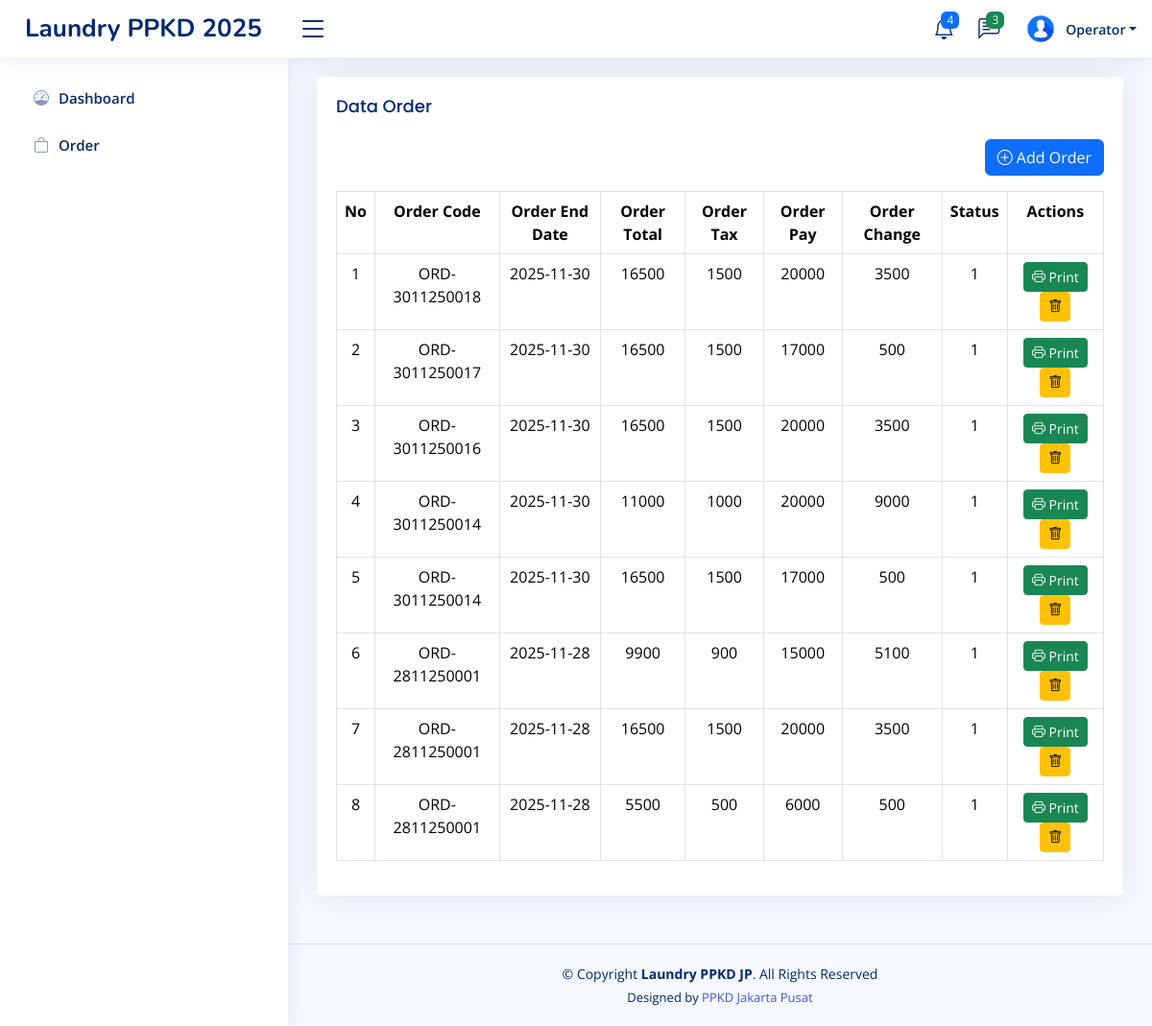
Page /home.php?page=order (signed in) on the earlier database version.
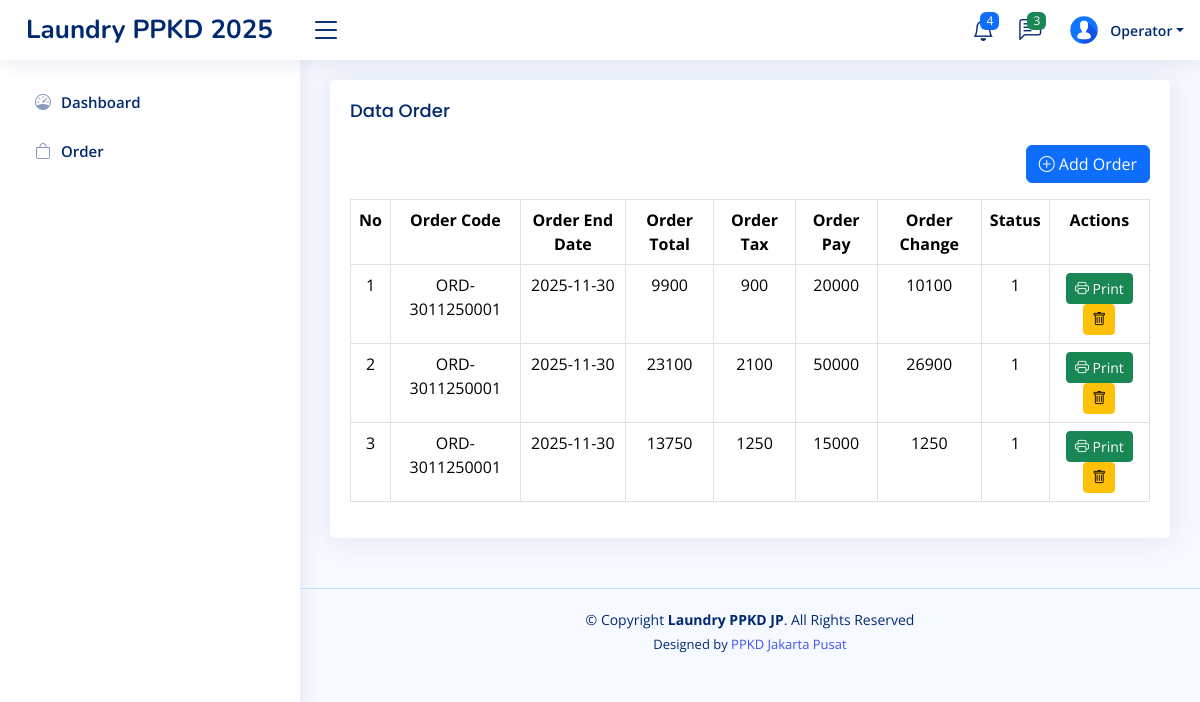
Same page on the later database version.
### tables this page shows
CREATE TABLE `level_menus` (
  `id` int(11) NOT NULL,
  `level_id` int(11) NOT NULL,
  `menu_id` int(11) NOT NULL,
  `created_at` timestamp NOT NULL DEFAULT current_timestamp(),
  `updated_at` timestamp NULL DEFAULT NULL ON UPDATE current_timestamp()
);

CREATE TABLE `menus` (
  `id` int(11) NOT NULL,
  `name` varchar(30) NOT NULL,
  `icon` varchar(30) NOT NULL,
  `link` varchar(30) NOT NULL,
  `order` int(11) NOT NULL,
  `created_at` timestamp NOT NULL DEFAULT current_timestamp(),
  `updated_at` timestamp NULL DEFAULT NULL ON UPDATE current_timestamp()
);

CREATE TABLE `trans_orders` (
  `id` int(11) NOT NULL,
  `customer_id` int(11) NOT NULL,
  `order_code` varchar(20) NOT NULL,
  `order_end_date` date NOT NULL,
  `order_status` tinyint(1) NOT NULL DEFAULT 0,
  `order_pay` int(11) NOT NULL,
  `order_change` int(11) NOT NULL,
  `order_tax` int(11) NOT NULL,
  `order_total` int(11) NOT NULL,
  `created_at` timestamp NOT NULL DEFAULT current_timestamp(),
  `updated_at` timestamp NULL DEFAULT NULL ON UPDATE current_timestamp()
);

### pages/order.php (the view, shortened to what this page needs)
<?php
$query = mysqli_query($config, "SELECT c.name, `to`.* FROM trans_orders `to` LEFT JOIN customers c ON c.id = `to`.customer_id ORDER BY id DESC");
$rows = mysqli_fetch_all($query, MYSQLI_ASSOC);
?>
<body>
    <div class="row">
        <div class="col-sm-12">
            <div class="card">
                <div class="card-body">
                    <h3 class="card-title">Data Order</h3>
                    <div class="d-flex justify-content-end mb-3 mt-2">
                        <a class="btn btn-primary" href="pos/add-order.php"><i class="bi bi-plus-circle"></i> Add
                            Order</a>
                    </div>
                    <table class="table table-bordered">
                        <tr class="text-center">
                            <th>No</th>
                            <th>Order Code</th>
                            <th>Order End Date</th>
                            <th>Order Total</th>
                            <th>Order Tax</th>
                            <th>Order Pay</th>
                            <th>Order Change</th>
                            <th>Status</th>
                            <th>Actions</th>
                        </tr>
                        <?php foreach ($rows as $key => $v) {
                        ?>
                            <tr class="text-center">
                                <td><?php echo $key + 1 ?></td>
                                <td><?php echo $v['order_code'] ?></td>
                                <td><?php echo $v['order_end_date'] ?></td>
                                <td><?php echo $v['order_total'] ?></td>
                                <td><?php echo $v['order_tax'] ?></td>
                                <td><?php echo $v['order_pay'] ?></td>
                                <td><?php echo $v['order_change'] ?></td>
                                <td><?php echo $v['order_status'] ?></td>
                                <td>
                                    <a href="pos/print.php?id=<?php echo $v['id'] ?>" class="btn btn-success btn-sm"><i
                                            class="bi bi-printer"></i> Print</a>
                                    <a href="?page=order&delete=<?php echo $v['id'] ?>"
                                        onclick="return confirm('Are you sure you want to delete this data?')"
                                        class="btn btn-warning btn-sm"><i class="bi bi-trash"></i></a>
                                </td>
                            </tr>
                        <?php
                        }
                        ?>
                    </table>
                </div>
            </div>
        </div>
    </div>
</body>

### home.php (shortened to what this page needs)
<?php
include 'config/config.php';
?>
<!DOCTYPE html>
<html lang="en">
<head>
    <link href="assets/vendor/bootstrap/css/bootstrap.min.css" rel="stylesheet">
    <link href="assets/vendor/bootstrap-icons/bootstrap-icons.css" rel="stylesheet">
    <link href="assets/vendor/boxicons/css/boxicons.min.css" rel="stylesheet">
    <link href="assets/vendor/quill/quill.snow.css" rel="stylesheet">
    <link href="assets/vendor/quill/quill.bubble.css" rel="stylesheet">
    <link href="assets/vendor/remixicon/remixicon.css" rel="stylesheet">
    <link href="assets/vendor/simple-datatables/style.css" rel="stylesheet">
    <link href="assets/css/style.css" rel="stylesheet">
</head>
<body>
    <?php include 'inc/header.php' ?>
    <?php include 'inc/sidebar.php' ?>
    <main id="main" class="main">
        <?php
        if (isset($_GET['page'])) {
            if (file_exists('pages/' . $_GET['page'] . '.php')) {
                include 'pages/' . $_GET['page'] . '.php';
            } else {
                include 'pages/notfound.php';
            }
        } else {
            include 'pages/dashboard.php';
        }
        ?>
    </main>
    <footer id="footer" class="footer">
        <div class="copyright">
            &copy; Copyright <strong><span>Laundry PPKD JP</span></strong>. All Rights Reserved
        </div>
        <div class="credits">
            Designed by <a href="https://bootstrapmade.com/">PPKD Jakarta Pusat</a>
        </div>
    </footer>
</body>
</html>

### inc/header.php (shortened to what this page needs)
<header id="header" class="header fixed-top d-flex align-items-center">
    <div class="d-flex align-items-center justify-content-between">
        <a href="?page=dashboard" class="logo d-flex align-items-center">
            <span class="d-none d-lg-block">Laundry PPKD 2025</span>
        </a>
        <i class="bi bi-list toggle-sidebar-btn"></i>
    </div>
    <nav class="header-nav ms-auto">
        <ul class="d-flex align-items-center">
            <li class="nav-item dropdown">
                <a class="nav-link nav-icon" href="#" data-bs-toggle="dropdown">
                    <i class="bi bi-bell"></i>
                    <span class="badge bg-primary badge-number">4</span>
                </a>
            </li>
            <li class="nav-item dropdown">
                <a class="nav-link nav-icon" href="#" data-bs-toggle="dropdown">
                    <i class="bi bi-chat-left-text"></i>
                    <span class="badge bg-success badge-number">3</span>
                </a>
            </li>
            <li class="nav-item dropdown pe-3">
                <a class="nav-link nav-profile d-flex align-items-center pe-0" href="#" data-bs-toggle="dropdown">
                    <img src="../assets/img/profile-img.jpg" alt="profile" class="rounded-circle">
                    <span class="d-none d-md-block dropdown-toggle ps-2"><?php echo $_SESSION['NAME'] ?? '' ?></span>
                </a>
            </li>
        </ul>
    </nav>
</header>

### inc/sidebar.php
<?php
$level_id = $_SESSION['LEVEL_ID'] ?? '';
$querylevelMenu = mysqli_query($config, "SELECT * FROM menus JOIN level_menus ON menus.id = level_menus.menu_id WHERE level_id = '$level_id' ORDER BY `order` ASC");
$rowLevelMenus = mysqli_fetch_all($querylevelMenu, MYSQLI_ASSOC);
?>
<aside id="sidebar" class="sidebar">
    <ul class="sidebar-nav" id="sidebar-nav">
        <?php foreach ($rowLevelMenus as $rowLevelMenu): ?>
            <li class="nav-item">
                <a class="nav-link collapsed" href="?page=<?= $rowLevelMenu['link'] ?>">
                    <i class="<?= $rowLevelMenu['icon'] ?>"></i>
                    <span><?= $rowLevelMenu['name'] ?></span>
                </a>
            </li>
        <?php endforeach ?>
</aside>

### assets/css/style.css (style rules this page uses)
:root { scroll-behavior: smooth; }
body { font-family: "Open Sans", sans-serif; background: #f6f9ff; color: #444444; }
a { color: #4154f1; text-decoration: none; }
h1, h2, h3, h4, h5, h6 { font-family: "Nunito", sans-serif; }
#main { margin-top: 60px; padding: 20px 30px; transition: all 0.3s; }
.card { margin-bottom: 30px; border: none; border-radius: 5px; box-shadow: 0px 0 30px rgba(1, 41, 112, 0.1); }
.card-title { padding: 20px 0 15px 0; font-size: 18px; font-weight: 500; color: #012970; font-family: "Poppins", sans-serif; }
.card-body { padding: 0 20px 20px 20px; }
.logo { line-height: 1; }
@media (min-width: 1200px) { .logo { width: 280px; } }
.logo span { font-size: 26px; font-weight: 700; color: #012970; font-family: "Nunito", sans-serif; }
.header { transition: all 0.5s; z-index: 997; height: 60px; box-shadow: 0px 2px 20px rgba(1, 41, 112, 0.1); background-color: #fff; padding-left: 20px; }
.header .toggle-sidebar-btn { font-size: 32px; padding-left: 10px; cursor: pointer; color: #012970; }
.header-nav ul { list-style: none; }
.header-nav>ul { margin: 0; padding: 0; }
.header-nav .nav-icon { font-size: 22px; color: #012970; margin-right: 25px; position: relative; }
.header-nav .nav-profile { color: #012970; }
.header-nav .nav-profile img { max-height: 36px; }
.header-nav .nav-profile span { font-size: 14px; font-weight: 600; }
.header-nav .badge-number { position: absolute; inset: -2px -5px auto auto; font-weight: normal; font-size: 12px; padding: 3px 6px; }
.sidebar { position: fixed; top: 60px; left: 0; bottom: 0; width: 300px; z-index: 996; transition: all 0.3s; padding: 20px; overflow-y: auto; scrollbar-width: thin; scrollbar-color: #aab7cf transparent; box-shadow: 0px 0px 20px rgba(1, 41, 112, 0.1); background-color: #fff; }
@media (min-width: 1200px) { #main, #footer { margin-left: 300px; } }
.sidebar-nav { padding: 0; margin: 0; list-style: none; }
.sidebar-nav li { padding: 0; margin: 0; list-style: none; }
.sidebar-nav .nav-item { margin-bottom: 5px; }
.sidebar-nav .nav-link { display: flex; align-items: center; font-size: 15px; font-weight: 600; color: #4154f1; transition: 0.3; background: #f6f9ff; padding: 10px 15px; border-radius: 4px; }
.sidebar-nav .nav-link i { font-size: 16px; margin-right: 10px; color: #4154f1; }
.sidebar-nav .nav-link.collapsed { color: #012970; background: #fff; }
.sidebar-nav .nav-link.collapsed i { color: #899bbd; }
.footer { padding: 20px 0; font-size: 14px; transition: all 0.3s; border-top: 1px solid #cddfff; }
.footer .copyright { text-align: center; color: #012970; }
.footer .credits { padding-top: 5px; text-align: center; font-size: 13px; color: #012970; }

Differences in the rows shown:
removed trans_orders: order_code "ORD-3011250018", order_end_date "2025-11-30", order_total "16500", order_tax "1500", order_pay "20000", order_change "3500", order_status "1"
removed trans_orders: order_code "ORD-3011250017", order_end_date "2025-11-30", order_total "16500", order_tax "1500", order_pay "17000", order_change "500", order_status "1"
removed trans_orders: order_code "ORD-3011250016", order_end_date "2025-11-30", order_total "16500", order_tax "1500", order_pay "20000", order_change "3500", order_status "1"
removed trans_orders: order_code "ORD-3011250014", order_end_date "2025-11-30", order_total "11000", order_tax "1000", order_pay "20000", order_change "9000", order_status "1"
removed trans_orders: order_code "ORD-3011250014", order_end_date "2025-11-30", order_total "16500", order_tax "1500", order_pay "17000", order_change "500", order_status "1"
removed trans_orders: order_code "ORD-2811250001", order_end_date "2025-11-28", order_total "9900", order_tax "900", order_pay "15000", order_change "5100", order_status "1"
removed trans_orders: order_code "ORD-2811250001", order_end_date "2025-11-28", order_total "16500", order_tax "1500", order_pay "20000", order_change "3500", order_status "1"
removed trans_orders: order_code "ORD-2811250001", order_end_date "2025-11-28", order_total "5500", order_tax "500", order_pay "6000", order_change "500", order_status "1"
added trans_orders: order_code "ORD-3011250001", order_end_date "2025-11-30", order_total "9900", order_tax "900", order_pay "20000", order_change "10100", order_status "1"
added trans_orders: order_code "ORD-3011250001", order_end_date "2025-11-30", order_total "23100", order_tax "2100", order_pay "50000", order_change "26900", order_status "1"
added trans_orders: order_code "ORD-3011250001", order_end_date "2025-11-30", order_total "13750", order_tax "1250", order_pay "15000", order_change "1250", order_status "1"
